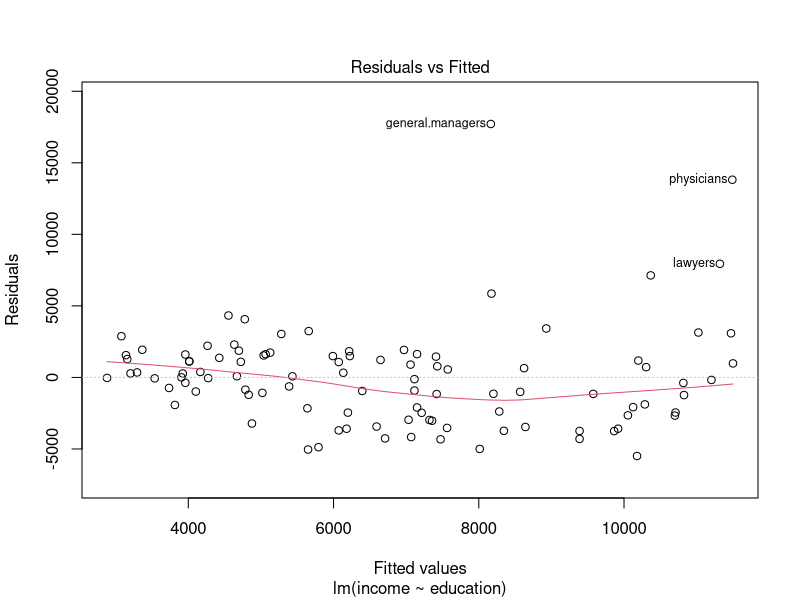
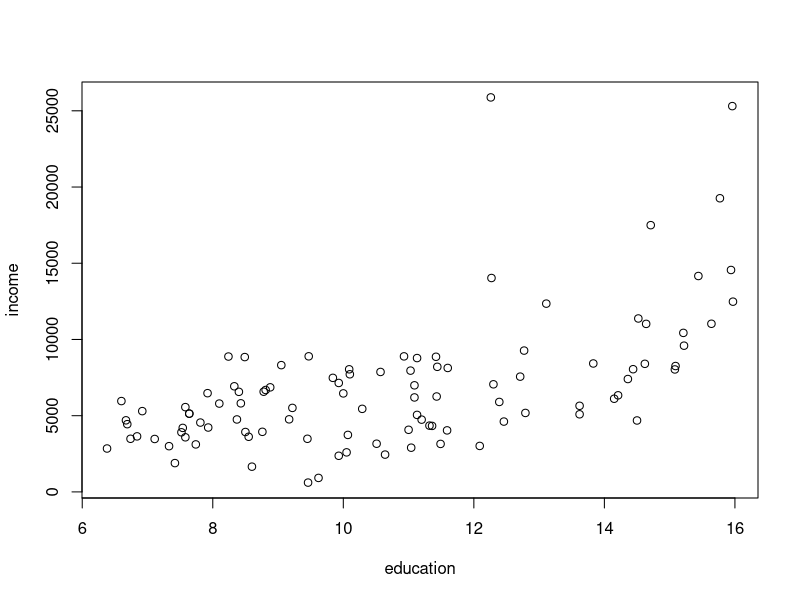
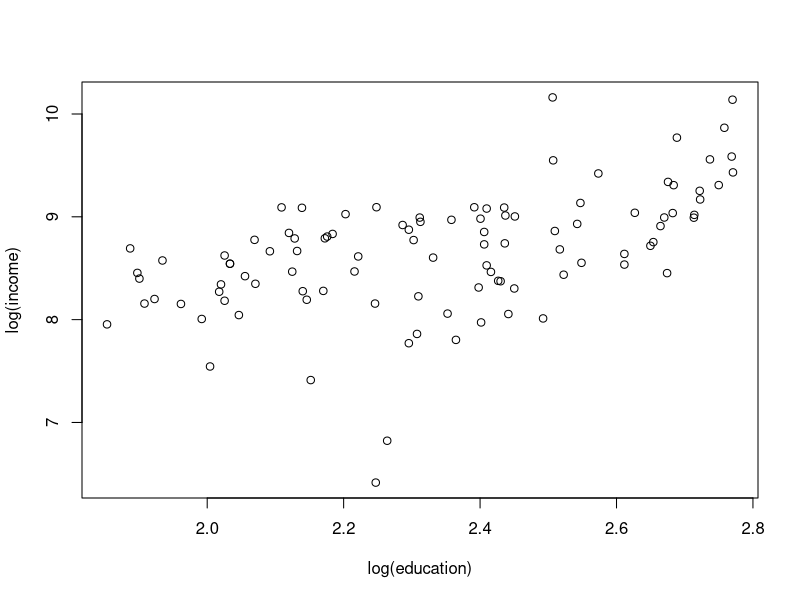
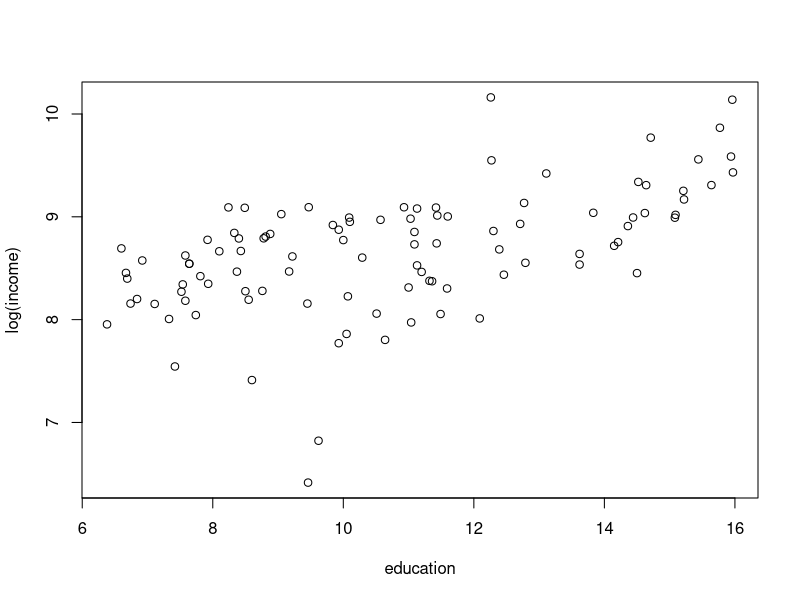
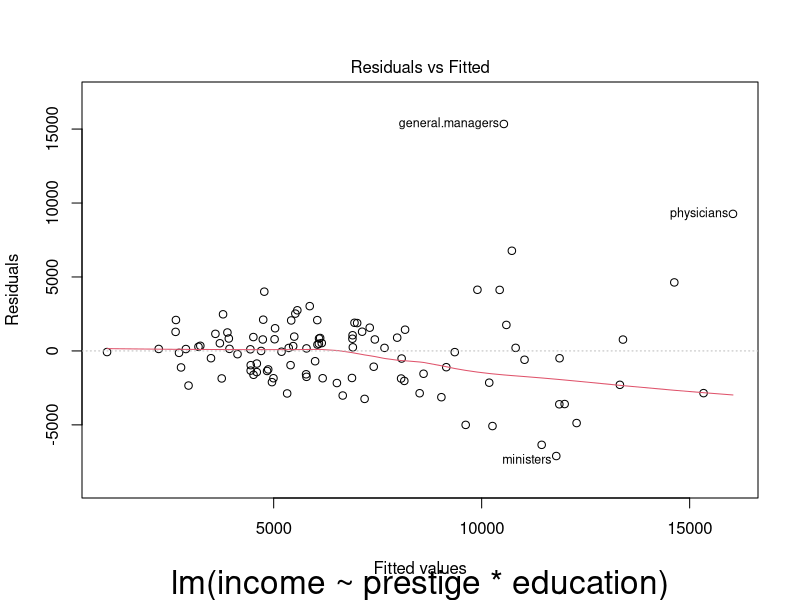
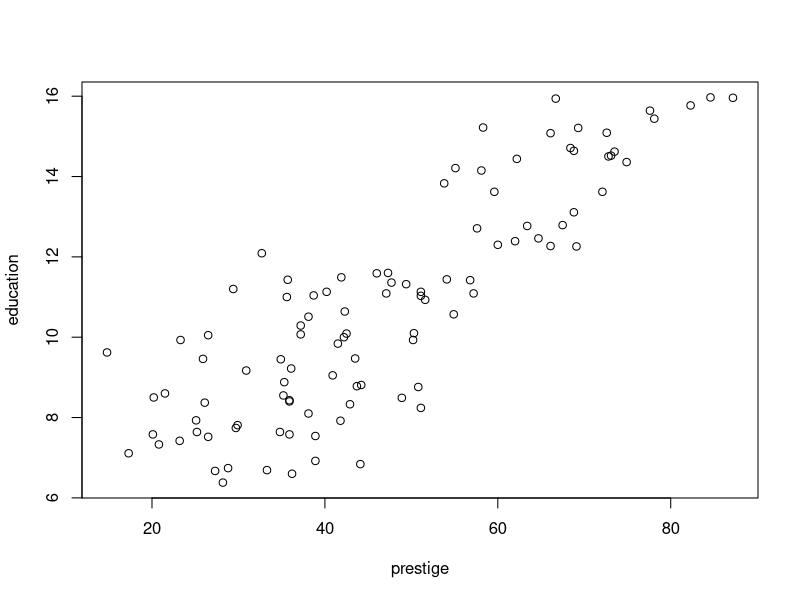

Write the R code that produced these figures, in order.
library(car) # Library contxaining the dataset.
library(ggplot2) # Library to create some nice looking graphs.
library(MASS) # Library for our box-cox transform down the end.
setwd("~/d/slides_2019/41000/")

mod1 = lm(income ~ education , data = Prestige)
summary(mod1)
plot(mod1, which = 1)

plot(income ~ education, data = Prestige)
plot(log(income) ~ log(education), data = Prestige)
plot(log(income) ~ education, data = Prestige)

mod1 = lm(income ~ prestige *education, data = Prestige)
summary(mod1)
plot(mod1, which = 1, cex.sub=2)
plot(education ~ prestige, data = Prestige)

# utils$save_pdf("fig/","prestige")
